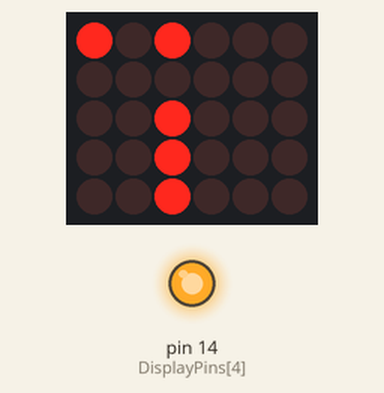
Simulated run of this sketch. Board: Arduino Mega 2560, built for the host (arithmetic inside an expression is 32-bit, double 64-bit). Parts: 6×5 LED matrix, output pins drawn as LEDs (lit = HIGH). Wiring (inferred from the names in the program): LED matrix (orientation assumed): rows pin 22, pin 21, pin 5, pin 18, pin 25; columns pin 19, pin 23, pin 26, pin 27, pin 32, pin 33. Pins used as bus, display or sensor lines are not drawn; what the sketch prints to the serial monitor is not drawn.

Above: at 2.1 s.
Timing chart, 0 to 3.6 s (numbered marks = the images above):
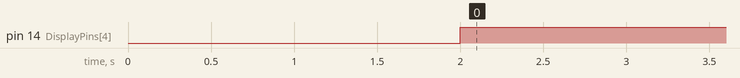

Measured:
- by itself, pin 14 (DisplayPins[4]): LOW → HIGH at 2.0 s

The sketch:

test_5x7segment.ino
```cpp
#include <bitset>

#define PROGRAM_NAME "Test 5x7Segment"

void setup() {
  setupSerial();
  setupDisplay();
}

void loop() {
  // loopDisplay1();
  loopDisplay2();
}
```

display.ino
```cpp
// #include <bitset>

// ESP-GPIO-Pins, die zu den Pins der Anzeige führen.
// (Pin 0 und 7 gibt es nicht; 3 ist für den . und somit nicht benötigt.)
const uint8_t DisplayPins[15] = { 0, 19, 21, 12, 14, 22, 23, 0, 18, 5, 32, 33, 25, 26, 27 };

// Bit-Muster für Ziffern
const std::bitset<8> Muster0{ "00111111" };
const std::bitset<8> Muster1{ "00000110" };
const std::bitset<8> Muster2{ "01011011" };
const std::bitset<8> Muster3{ "01001111" };
const std::bitset<8> Muster4{ "01100110" };
const std::bitset<8> Muster5{ "01101101" };
const std::bitset<8> Muster6{ "01111101" };
const std::bitset<8> Muster7{ "00000111" };
const std::bitset<8> Muster8{ "01111111" };
const std::bitset<8> Muster9{ "01101111" };
//
const std::bitset<8> MusterZiffer[10] = { Muster0, Muster1, Muster2, Muster3, Muster4, Muster5, Muster6, Muster7, Muster8, Muster9 };

// Zu Stelle i gehört folgender DisplayPin als Ausgang (Ground)
const uint8_t PinZuStelleGnd[] = { 14, 11, 10, 6, 8 };

// Zu Segment i gehört folgender DisplayPin als Eingang (Vcc)
const uint8_t PinZuStelleVcc[] = { 13, 9, 4, 2, 1, 12, 5, 3 };


void displaySetZifferAn(const uint8_t stelle, bool an = true) {
  pinMode(DisplayPins[PinZuStelleGnd[stelle]], an ? OUTPUT : INPUT);
}

void displayShowZiffer(const std::bitset<8>& muster) {
  for (uint8_t i = 0; i < 8; ++i) {
    digitalWrite(DisplayPins[PinZuStelleVcc[i]], muster[i] ? HIGH : LOW);
  }
}


void setupDisplay() {
  pinMode(DisplayPins[13], OUTPUT);
  pinMode(DisplayPins[9], OUTPUT);
  pinMode(DisplayPins[4], OUTPUT);
  pinMode(DisplayPins[2], OUTPUT);
  pinMode(DisplayPins[1], OUTPUT);
  pinMode(DisplayPins[12], OUTPUT);
  pinMode(DisplayPins[5], OUTPUT);
}

/*
 * Test 1: Stelle nacheinander auf einzelnen Stellen eine unterschiedliche Ziffer dar.
 */
void loopDisplay1() {
  static const uint32_t zyklus{ 1000 };
  static uint32_t lastTime{ -zyklus };
  static uint8_t stelle{ 0 };

  if (millis() - lastTime < zyklus) return;

  lastTime = millis();

  // alte Lichter aus
  displaySetZifferAn(stelle, false);

  // Anzeigestelle wechseln
  stelle = ++stelle % 5;

  // angezeigte Ziffer wechseln
  displayShowZiffer(MusterZiffer[stelle + 1]);

  // neue Lichter an
  displaySetZifferAn(stelle, true);
}

/*
 * Test 2: Stelle gleichzeitig verschiedene Ziffern dar.
 */
void loopDisplay2() {
  static const uint32_t zyklus{ 3 };
  static uint32_t lastTime{ -zyklus };
  static uint8_t stelle{ 0 };

  const static uint8_t Anzeige[] = { 3, 0, 4, 5, 9 };

  if (millis() - lastTime < zyklus) return;

  displaySetZifferAn(stelle, false);
  stelle = ++stelle % 5;
  displayShowZiffer(MusterZiffer[Anzeige[stelle]]);
  displaySetZifferAn(stelle, true);
}
```

serial.ino
```cpp
void setupSerial() {
  Serial.begin(115200);
  while (!Serial) {
    delay(100);
  }

  // Bei nur einer Sekunde Wartezeit wird der Programmname noch nicht ausgegeben,
  // deswegen spendieren wir hier direkt zwei Minuten.
  delay(2000);

  Serial.println();
  Serial.println(PROGRAM_NAME);
  Serial.print(__DATE__);
  Serial.print(" - ");
  Serial.println(__TIME__);
  Serial.println();
}
```
